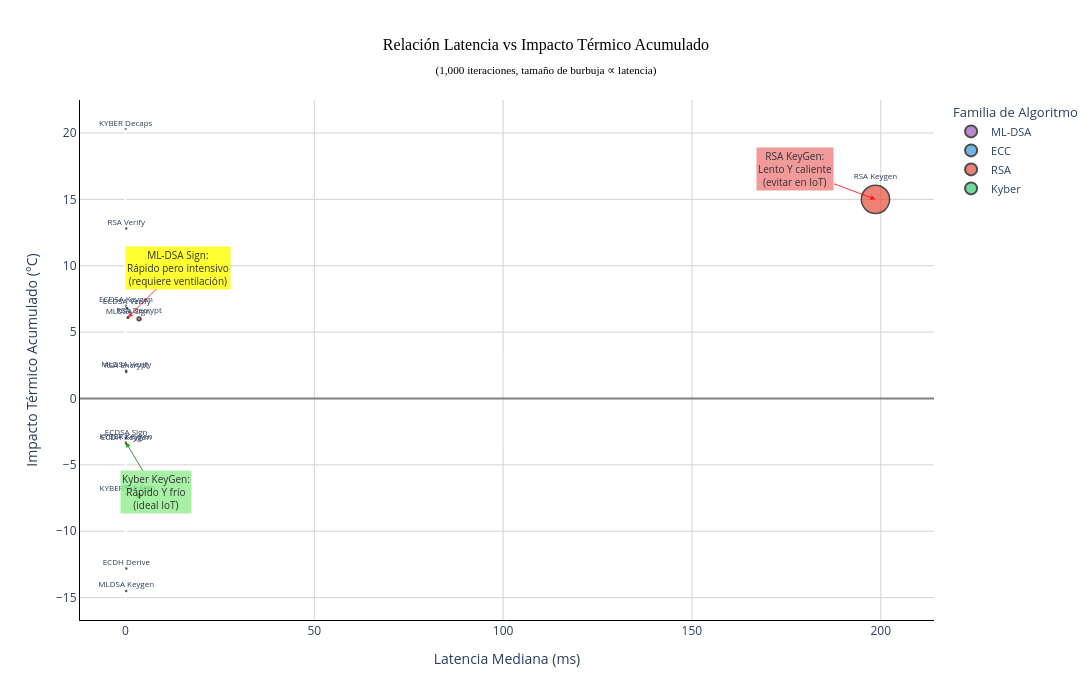

Notebook cell for this chart:
### Code cell
# SCATTER INTERACTIVO - LATENCIA VS TEMPERATURA

# Preparar datos
df_scatter = df_termico.copy()
df_scatter['Familia'] = df_scatter['Operación'].apply(lambda x:
    'Kyber' if 'KYBER' in x else
    'ML-DSA' if 'MLDSA' in x else
    'RSA' if 'RSA' in x else
    'ECC'
)

# Colores por familia
color_map = {
    'Kyber': '#2ecc71',
    'ML-DSA': '#9b59b6',
    'RSA': '#e74c3c',
    'ECC': '#3498db'
}

fig = px.scatter(
    df_scatter,
    x='Latencia Mediana (ms)',
    y='Temp Acumulado (°C)',
    size='Latencia Mediana (ms)',
    color='Familia',
    color_discrete_map=color_map,
    hover_data={
        'Operación': True,
        'Latencia Mediana (ms)': ':.6f',
        'Temp Acumulado (°C)': ':.2f',
        'Familia': False
    },
    text='Operación',
    log_x=False,
    title='Relación Latencia vs Impacto Térmico Acumulado<br><sub>(1,000 iteraciones, tamaño de burbuja ∝ latencia)</sub>'
)

# Personalizar
fig.update_traces(
    textposition='top center',
    textfont=dict(size=8),
    marker=dict(
        line=dict(width=1.5, color='black'),
        opacity=0.7
    )
)

fig.update_layout(
    xaxis_title='Latencia Mediana (ms)',
    yaxis_title='Impacto Térmico Acumulado (°C)',
    font=dict(size=12),
    plot_bgcolor='white',
    xaxis=dict(gridcolor='lightgray', showline=True, linewidth=1, linecolor='black'),
    yaxis=dict(gridcolor='lightgray', showline=True, linewidth=1, linecolor='black',
               zeroline=True, zerolinewidth=2, zerolinecolor='gray'),
    width=1200,
    height=700,
    title_x=0.5,
    title_font=dict(size=16, color='black', family='Arial Black'),
    legend=dict(title='Familia de Algoritmo', font=dict(size=11))
)

# ANOTACIÓN 1: ML-DSA Sign (CORRECTA)
fig.add_annotation(
    x=df_scatter[df_scatter['Operación'].str.contains('MLDSA Sign')]['Latencia Mediana (ms)'].values[0],
    y=df_scatter[df_scatter['Operación'].str.contains('MLDSA Sign')]['Temp Acumulado (°C)'].values[0],
    text="ML-DSA Sign:<br>Rápido pero intensivo<br>(requiere ventilación)",
    showarrow=True,
    arrowhead=2,
    arrowcolor='red',
    ax=50,
    ay=-50,
    bgcolor='yellow',
    opacity=0.8,
    font=dict(size=10, color='black')
)

# ANOTACIÓN 2: RSA KeyGen (CORREGIDA)
fig.add_annotation(
    x=df_scatter[df_scatter['Operación'].str.contains('RSA Keygen')]['Latencia Mediana (ms)'].values[0],
    y=df_scatter[df_scatter['Operación'].str.contains('RSA Keygen')]['Temp Acumulado (°C)'].values[0],
    text="RSA KeyGen:<br>Lento Y caliente<br>(evitar en IoT)",
    showarrow=True,
    arrowhead=2,
    arrowcolor='red',
    ax=-80,
    ay=-30,
    bgcolor='lightcoral',
    opacity=0.8,
    font=dict(size=10, color='black')
)

# ANOTACIÓN 3: Kyber KeyGen (CORRECTA)
fig.add_annotation(
    x=df_scatter[df_scatter['Operación'].str.contains('KYBER Keygen')]['Latencia Mediana (ms)'].values[0],
    y=df_scatter[df_scatter['Operación'].str.contains('KYBER Keygen')]['Temp Acumulado (°C)'].values[0],
    text="Kyber KeyGen:<br>Rápido Y frío<br>(ideal IoT)",
    showarrow=True,
    arrowhead=2,
    arrowcolor='green',
    ax=30,
    ay=50,
    bgcolor='lightgreen',
    opacity=0.8,
    font=dict(size=10, color='black')
)

fig.show()

### Figure 1 — Plotly figure (JSON) as saved in the notebook; plotly's stock layout.template omitted (floating-point values rounded to 4 significant figures)
{"data": [{"customdata": [["MLDSA Keygen", "ML-DSA"], ["MLDSA Verify", "ML-DSA"], ["MLDSA Sign", "ML-DSA"]], "hovertemplate": "Latencia Mediana (ms)=%{marker.size:.6f}<br>Temp Acumulado (°C)=%{y:.2f}<br>Operación=%{customdata[0]}<extra></extra>", "legendgroup": "ML-DSA", "marker": {"color": "#9b59b6", "line": {"color": "black", "width": 1.5}, "opacity": 0.7, "size": [0.2088, 0.211, 0.645], "sizemode": "area", "sizeref": 0.4965, "symbol": "circle"}, "mode": "markers+text", "name": "ML-DSA", "orientation": "v", "showlegend": true, "text": ["MLDSA Keygen", "MLDSA Verify", "MLDSA Sign"], "textfont": {"size": 8}, "textposition": "top center", "type": "scatter", "x": [0.2088, 0.211, 0.645], "xaxis": "x", "y": [-14.5, 2.1, 6.1], "yaxis": "y"}, {"customdata": [["ECDH Derive", "ECC"], ["ECDH Keygen", "ECC"], ["ECDSA Sign", "ECC"], ["ECDSA Verify", "ECC"], ["ECDSA Keygen", "ECC"]], "hovertemplate": "Latencia Mediana (ms)=%{marker.size:.6f}<br>Temp Acumulado (°C)=%{y:.2f}<br>Operación=%{customdata[0]}<extra></extra>", "legendgroup": "ECC", "marker": {"color": "#3498db", "line": {"color": "black", "width": 1.5}, "opacity": 0.7, "size": [0.2451, 0.1179, 0.1852, 0.3539, 0.1173], "sizemode": "area", "sizeref": 0.4965, "symbol": "circle"}, "mode": "markers+text", "name": "ECC", "orientation": "v", "showlegend": true, "text": ["ECDH Derive", "ECDH Keygen", "ECDSA Sign", "ECDSA Verify", "ECDSA Keygen"], "textfont": {"size": 8}, "textposition": "top center", "type": "scatter", "x": [0.2451, 0.1179, 0.1852, 0.3539, 0.1173], "xaxis": "x", "y": [-12.8, -3.4, -3.0, 6.8, 7.0], "yaxis": "y"}, {"customdata": [["RSA Sign", "RSA"], ["RSA Encrypt", "RSA"], ["RSA Decrypt", "RSA"], ["RSA Verify", "RSA"], ["RSA Keygen", "RSA"]], "hovertemplate": "Latencia Mediana (ms)=%{marker.size:.6f}<br>Temp Acumulado (°C)=%{y:.2f}<br>Operación=%{customdata[0]}<extra></extra>", "legendgroup": "RSA", "marker": {"color": "#e74c3c", "line": {"color": "black", "width": 1.5}, "opacity": 0.7, "size": [3.619, 0.2237, 3.604, 0.2302, 198.6], "sizemode": "area", "sizeref": 0.4965, "symbol": "circle"}, "mode": "markers+text", "name": "RSA", "orientation": "v", "showlegend": true, "text": ["RSA Sign", "RSA Encrypt", "RSA Decrypt", "RSA Verify", "RSA Keygen"], "textfont": {"size": 8}, "textposition": "top center", "type": "scatter", "x": [3.619, 0.2237, 3.604, 0.2302, 198.6], "xaxis": "x", "y": [-7.3, 2.0, 6.0, 12.8, 15.0], "yaxis": "y"}, {"customdata": [["KYBER Encaps", "Kyber"], ["KYBER Keygen", "Kyber"], ["KYBER Decaps", "Kyber"]], "hovertemplate": "Latencia Mediana (ms)=%{marker.size:.6f}<br>Temp Acumulado (°C)=%{y:.2f}<br>Operación=%{customdata[0]}<extra></extra>", "legendgroup": "Kyber", "marker": {"color": "#2ecc71", "line": {"color": "black", "width": 1.5}, "opacity": 0.7, "size": [0.09656, 0.08469, 0.07], "sizemode": "area", "sizeref": 0.4965, "symbol": "circle"}, "mode": "markers+text", "name": "Kyber", "orientation": "v", "showlegend": true, "text": ["KYBER Encaps", "KYBER Keygen", "KYBER Decaps"], "textfont": {"size": 8}, "textposition": "top center", "type": "scatter", "x": [0.09656, 0.08469, 0.07], "xaxis": "x", "y": [-7.2, -3.3, 20.3], "yaxis": "y"}], "layout": {"annotations": [{"arrowcolor": "red", "arrowhead": 2, "ax": 50, "ay": -50, "bgcolor": "yellow", "font": {"color": "black", "size": 10}, "opacity": 0.8, "showarrow": true, "text": "ML-DSA Sign:<br>Rápido pero intensivo<br>(requiere ventilación)", "x": 0.645, "y": 6.1}, {"arrowcolor": "red", "arrowhead": 2, "ax": -80, "ay": -30, "bgcolor": "lightcoral", "font": {"color": "black", "size": 10}, "opacity": 0.8, "showarrow": true, "text": "RSA KeyGen:<br>Lento Y caliente<br>(evitar en IoT)", "x": 198.6, "y": 15.0}, {"arrowcolor": "green", "arrowhead": 2, "ax": 30, "ay": 50, "bgcolor": "lightgreen", "font": {"color": "black", "size": 10}, "opacity": 0.8, "showarrow": true, "text": "Kyber KeyGen:<br>Rápido Y frío<br>(ideal IoT)", "x": 0.08469, "y": -3.3}], "font": {"size": 12}, "height": 700, "legend": {"font": {"size": 11}, "itemsizing": "constant", "title": {"text": "Familia de Algoritmo"}, "tracegroupgap": 0}, "plot_bgcolor": "white", "title": {"font": {"color": "black", "family": "Arial Black", "size": 16}, "text": "Relación Latencia vs Impacto Térmico Acumulado<br><sub>(1,000 iteraciones, tamaño de burbuja ∝ latencia)</sub>", "x": 0.5}, "width": 1200, "xaxis": {"anchor": "y", "domain": [0, 1], "gridcolor": "lightgray", "linecolor": "black", "linewidth": 1, "showline": true, "title": {"text": "Latencia Mediana (ms)"}}, "yaxis": {"anchor": "x", "domain": [0, 1], "gridcolor": "lightgray", "linecolor": "black", "linewidth": 1, "showline": true, "title": {"text": "Impacto Térmico Acumulado (°C)"}, "zeroline": true, "zerolinecolor": "gray", "zerolinewidth": 2}}}
